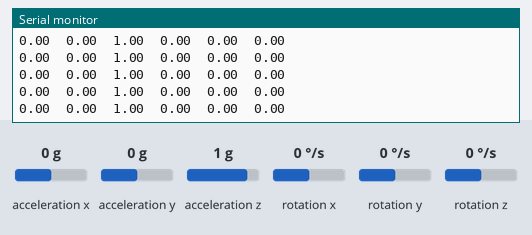
This sketch was run on a simulated Arduino Uno, built with avr-gcc and run on an emulated ATmega328P. On the bench: the last lines printed to the serial monitor. Wiring (inferred from the names in the program): MPU-6050 motion sensor at I2C address 0x68. The test bench sets the inputs (shaded band); at power-on: acceleration y 0 g, acceleration z 1 g, acceleration x 0 g, rotation x 0 °/s, rotation y 0 °/s, rotation z 0 °/s.

Above: at 1.2 s.
1.3 s: acceleration y set to -1.4 g
At 2.3 s:
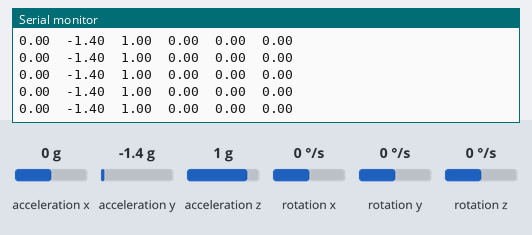
4.3 s: acceleration z set to -1.4 g
At 5.0 s:
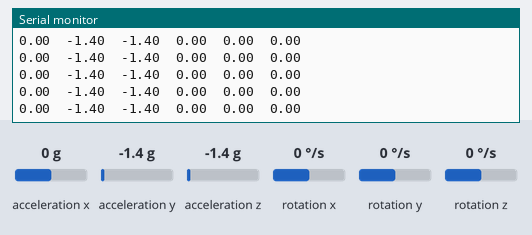
7.3 s: acceleration x set to -1.4 g
At 7.8 s:
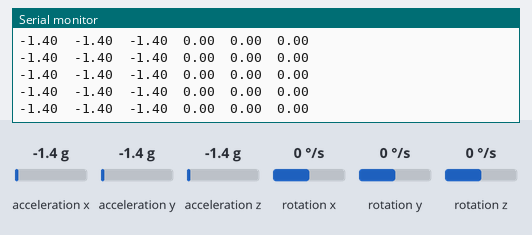
8.8 s: rotation x set to 12 °/s
At 9.9 s:
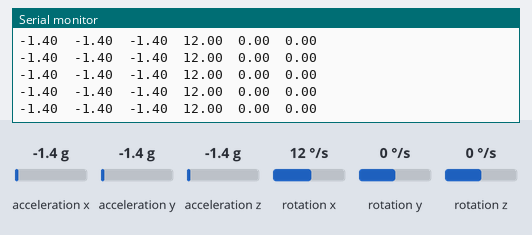
Timing chart, 0 to 10.9 s (numbered marks = the images above; inputs shaded):
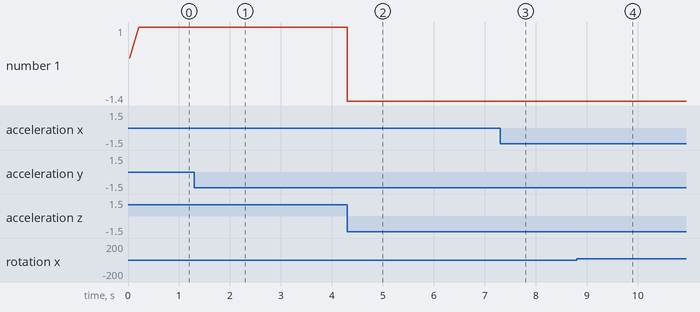

The sketch:

MPU6050.ino
```cpp
#include <Wire.h>

#define MPU 0x68 //alamat register untuk MPU6050
#define GYRO_XOUT_H 0x43 //alamat register untuk GYRO_XOUT_H
#define ACCEL_XOUT_H 0x3B //alamat register untuk ACCEL_XOUT_H

long time_now, time_pass;
long timing = 200;

// prosedur untuk menginisialisasi MPU6050
void MPU_initialize (int MPU_ADDR){
  Wire.begin();                      // mulai komunikasi
  Wire.beginTransmission(MPU_ADDR);  // mulai komunikasi dengan MPU6050 // MPU=0x68
  Wire.write(0x6B);                  // Baca register 6B
  Wire.write(0x00);                  // reser ulang - tempatkan a 0 pada register 6B
  Wire.endTransmission(true);        //akhiri the transmisi
}

// === prosedur untuk membaca data giroskop === //
void MPU_read_Raw_gyro (float* x, float* y, float* z, int MPU_ADDRESS, int GYRO_X){
  Wire.beginTransmission(MPU_ADDRESS);
  Wire.write(GYRO_X); // Alamat data Gyro pertama pada alamat register pertama 0x43
  Wire.endTransmission(false);
  Wire.requestFrom(MPU, 6, true); // Baca total 6 register, setiap aksis disimpan pada 2 register
  // Untuk range 250deg/s  data menta harus dibagi nilai 131.0 sesuai dengan datasheet
  *x = (Wire.read()<<8 | Wire.read())/131.0; // baca register : 0x43 (GYRO_XOUT_H) dan 0x44 (GYRO_XOUT_L), nilai aksis x
  *y = (Wire.read()<<8 | Wire.read())/131.0; // baca register : 0x45 (GYRO_YOUT_H) dan 0x46 (GYRO_YOUT_L), nilai aksis y
  *z = (Wire.read()<<8 | Wire.read())/131.0; // baca register : 0x47 (GYRO_ZOUT_H) dan 0x48 (GYRO_ZOUT_L), nilai aksis z
}

// === Prosedur untuk membaca data akselerometer === //
void MPU_read_Raw_accel (float* x, float* y, float* z, int MPU_ADDRESS, int ACCEL_X){
  Wire.beginTransmission(MPU_ADDRESS);
  Wire.write(ACCEL_X); // Alamat data Accel pertama pada register address 0x3B
  Wire.endTransmission(false);
  Wire.requestFrom(MPU, 6, true); // Baca total 6 register, setiap aksis disimpan pada 2 register
  // Untuk range 2g  data mentah harus dibagi nilai 16384.0 sesuai dengan datasheet
  *x = (Wire.read()<<8 | Wire.read())/16384.0; // baca register: 0x3B (ACCEL_XOUT_H) and 0x3C (ACCEL_XOUT_L)
  *y = (Wire.read()<<8 | Wire.read())/16384.0; // baca register: 0x3D (ACCEL_YOUT_H) and 0x3E (ACCEL_YOUT_L)
  *z = (Wire.read()<<8 | Wire.read())/16384.0; // baca register: 0x3F (ACCEL_ZOUT_H) and 0x40 (ACCEL_ZOUT_L)
}

void setup() {
  Serial.begin(115200);
  MPU_initialize(MPU);
  delay(20);
}

void loop() {
  float gyro_x,gyro_y,gyro_z;
  float accel_x,accel_y,accel_z;
  time_pass = 0;
  time_now = millis();
  if(time_now > time_pass + timing){
    MPU_read_Raw_gyro(&gyro_x, &gyro_y, &gyro_z, MPU, GYRO_XOUT_H);
    MPU_read_Raw_accel(&accel_x, &accel_y, &accel_z, MPU, ACCEL_XOUT_H);
    time_pass = time_now;
  }

  //print variabel pada setiap aksis gyro dan accel
  Serial.print(accel_x);Serial.print("\t");
  Serial.print(accel_y);Serial.print("\t");
  Serial.print(accel_z);Serial.print("\t");
  Serial.print(gyro_x);Serial.print("\t");
  Serial.print(gyro_y);Serial.print("\t");
  Serial.print(gyro_z);Serial.print("\t");
  Serial.println("\n");

}
```

Measured:
- after the input at 1.3 s, the serial monitor: prints a new line at once (image 1)
- after the input at 4.3 s, the serial monitor: prints a new line at once (image 2)
- after the input at 7.3 s, the serial monitor: prints a new line at once (image 3)
- after the input at 8.8 s, the serial monitor: prints a new line at once (image 4)
